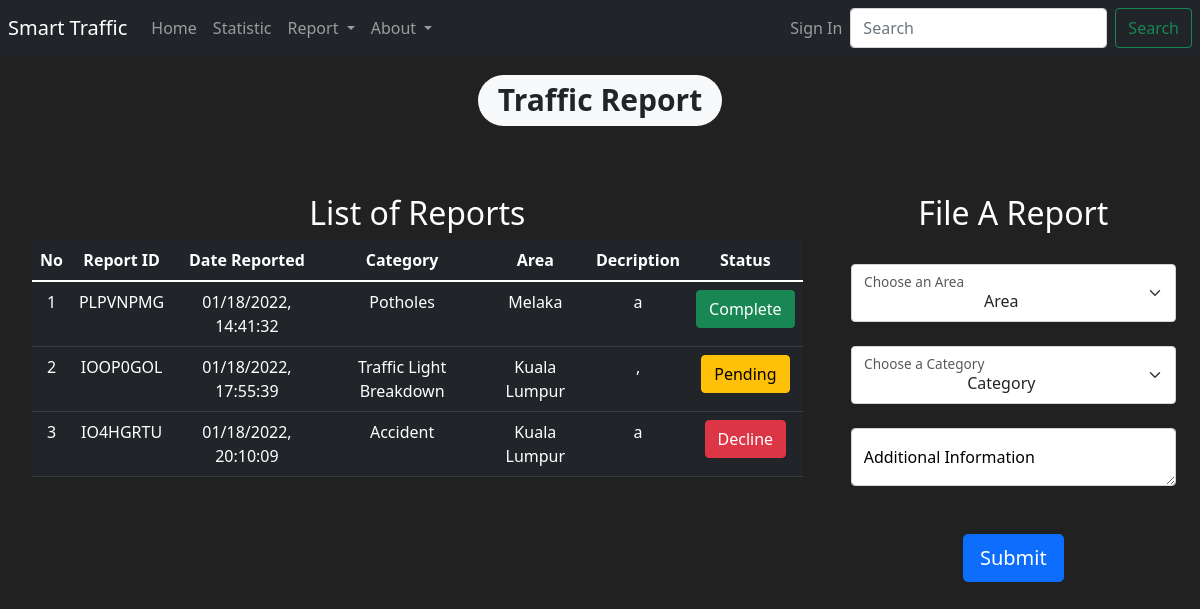
Screenshot of /report with the database file from the repository.
### App/models.py (models this page shows)
class Report(db.Model):
    No = db.Column(db.Integer(), nullable=False, unique=True, primary_key=True)
    ID = db.Column(db.String())
    Description = db.Column(db.String(), nullable=False)
    Date = db.Column(db.String(), nullable=False)
    Category = db.Column(db.String(), nullable=False)
    Area = db.Column(db.String(), nullable=False)
    Status = db.Column(db.String(), nullable=False)

### App/routes.py (the view, shortened to what this page needs)
@app.route('/report', methods=['GET','POST'])
def report_Page():
    items = Report.query.all()
    form = ReportForm()
    return render_template('report.html', items=items, form=form)

### App/forms.py
class ReportForm(FlaskForm):
    Area = StringField(label='Area', validators=[DataRequired()])
    Category = StringField(label='Category', validators=[DataRequired()])
    Description = StringField(label='Description', validators=[DataRequired()])
    Submit = SubmitField(label='Submit')
    Status = StringField(label='Status', validators=[DataRequired()])

class SearchForm(FlaskForm):
    Searched = StringField(label='Searched', validators=[DataRequired()])
    Submit =  SubmitField(label='Submit')

### App/routes.py (called while the page is built)
@app.context_processor
def base():
    form = SearchForm()
    return dict(form=form)

### App/templates/report.html (shortened to what this page needs)
{% extends "layout.html" %}
{% block body %}
<h1 class = "text-center mt-3"><span class="badge rounded-pill bg-light text-dark">Traffic Report</span></h1>
<div class="row" style="margin-top:20px; margin-left:20px">
    <div class="col-8"><p class= "mt-5">
        <h2 class="text-center mt-5">List of Reports</h2>
        <table class="table table-hover table-dark text-center">
            <thead>
                <tr>
                    <th scope="col">No</th>
                    <th scope="col">Report ID</th>
                    <th scope="col">Date Reported</th>
                    <th scope="col">Category</th>
                    <th scope="col">Area</th>
                    <th scope="col">Decription</th>
                    <th scope="col">Status</th>
                </tr>
            </thead>
            <tbody>
                {% for item in items %}
                    <tr>
                        <td>{{item.No}}</td>
                        <td>{{item.ID}}</td>
                        <td>{{item.Date}}</td>
                        <td>{{item.Category}}</td>
                        <td>{{item.Area}}</td>
                        <td>{{item.Description}}</td>
                        <td>
                            {% if item.Status == "Pending"%}
                                <button class="btn btn-outline btn-warning">Pending</button>
                            {% elif item.Status == "Complete"%}
                                <button class="btn btn-outline btn-success">Complete</button>
                            {% else %}
                                <button class="btn btn-outline btn-danger">{{item.Status}}</button>
                            {% endif %}
                        </td>
                    </tr>
                {% endfor %}
            </tbody>
        </table>
    </div>
    <div class="col-4 mt-5">
        <h2 class="text-center"> File A Report </h2>
        <br>
        <form class="container" method="POST">
            <div class="form-floating">
                <select class="form-select align-middle text-center" aria-label="Floating label select example" name="selected_Area", id="selected_Area">
                    <option selected>Area</option>
                </select>
                <label style="color:black" for="selected_Area">Choose an Area</label>
            </div>
            <br>
            <div class="form-floating">
                <select class="form-select align-middle text-center" aria-label="Floating label select example" name="selected_Category" id="selected_Category">
                    <option selected>Category</option>
                </select>
                <label style="color:black" for="selected_Category">Choose a Category</label>
            </div>
            <br>
            <div class="form-floating">
                <textarea class="form-control" placeholder="Leave a comment here" name="selected_Description" id="selected_Description"></textarea>
                <label style="color:black" for="selected_Description">Additional Information</label>
            </div>
            <br>
            <br>
            <div class="text-center">
            {{form.Submit(class="btn btn-primary btn-block btn-lg")}}
            </div>
        </form>
    </div>
</div>
{% endblock %}

### App/templates/layout.html (style rules this page uses)
body { background-color:#212121; color: white }

### rows the page displays
Report: No "1", ID "PLPVNPMG", Date "01/18/2022, 14:41:32", Category "Potholes", Area "Melaka", Description "a", Status "Complete"
Report: No "2", ID "IOOP0GOL", Date "01/18/2022, 17:55:39", Category "Traffic Light Breakdown", Area "Kuala Lumpur", Description ",", Status "Pending"
Report: No "3", ID "IO4HGRTU", Date "01/18/2022, 20:10:09", Category "Accident", Area "Kuala Lumpur", Description "a", Status "Decline"
